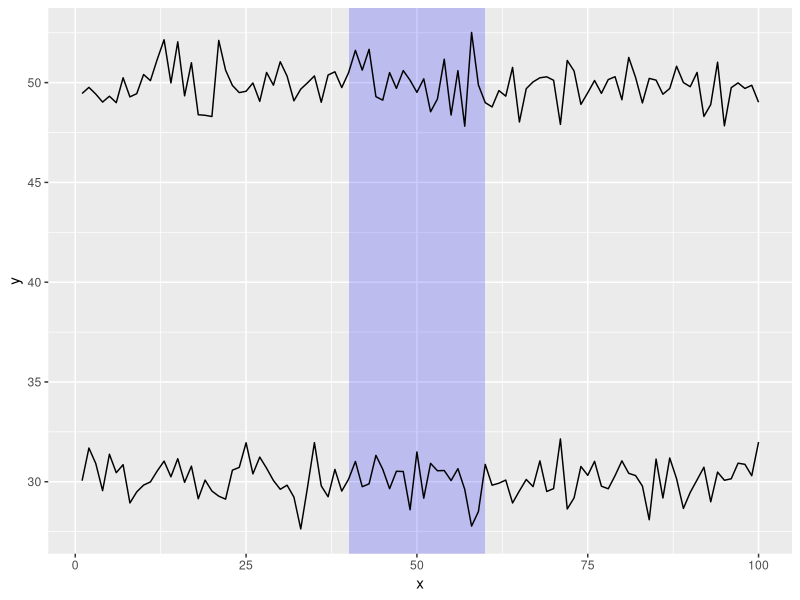

Here is the R script that generated this plot:
## ---- chunk 1
library("tidyverse")

## make up some example data
exdata <- tibble(x = rep(1:100, 2),
                 series = rep(1:2, each = 100),
                 y = rnorm(200) + rep(c(30, 50), each = 100))

## region we want to highlight
regions <- tibble(x1 = 40, x2 = 60, y1 = -Inf, y2 = +Inf)

ggplot(exdata, aes(x, y)) +
  geom_rect(data = regions,
            inherit.aes = FALSE,
            mapping = aes(xmin = x1, xmax = x2,
                          ymin = y1, ymax = y2),
            color = "transparent",
            fill = "blue",
            alpha = .2) +
  geom_line(aes(group = series))
